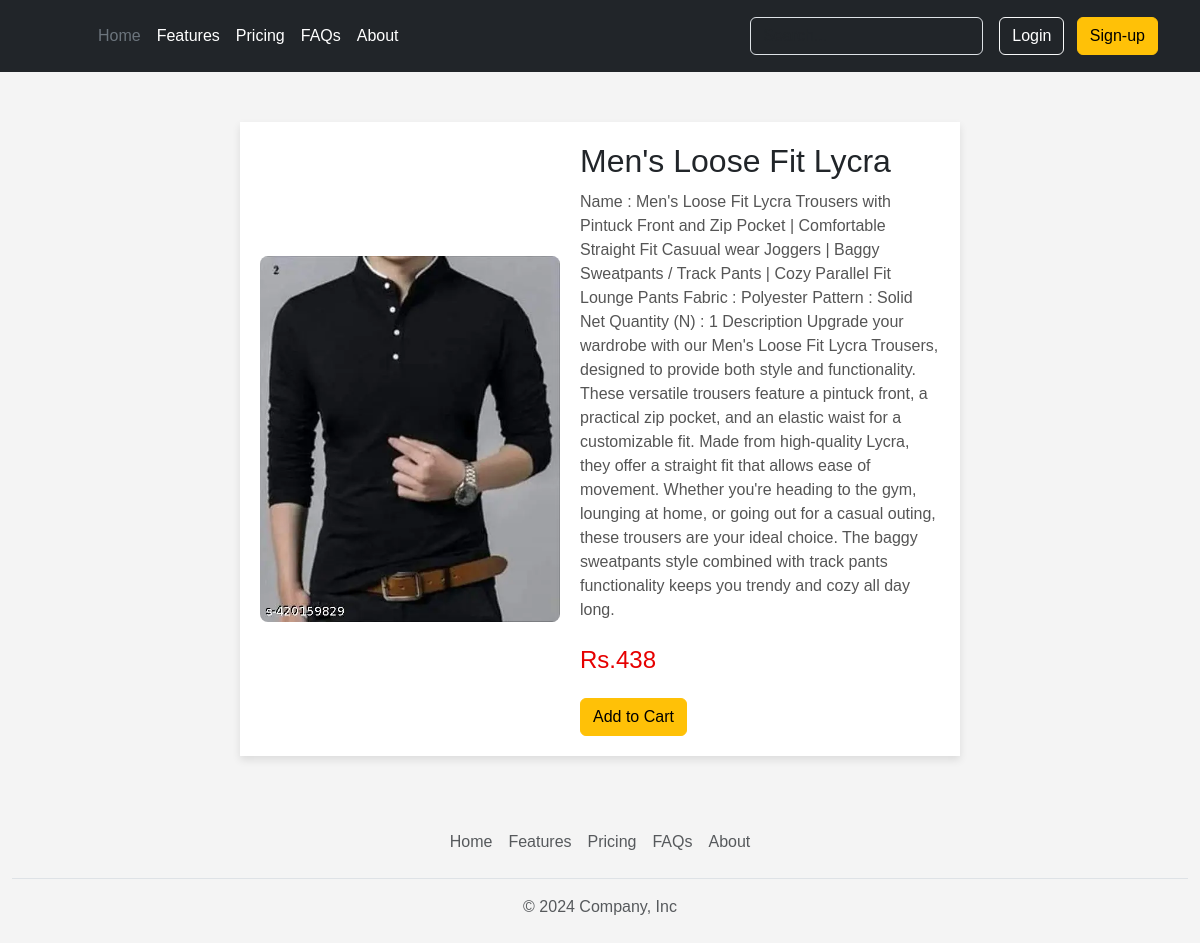
The app's page /description/2/ with its own data.
### mainapp/models.py (models this page shows, shortened)
class Product(models.Model):
    title = models.CharField(max_length=50)
    price = models.IntegerField()
    description = models.TextField()
    image = models.ImageField(upload_to='media')
    size = models.CharField(max_length=10)
    category = models.CharField(choices=CATEGORY_CHOICE,max_length=50)
    is_avaliable = models.BooleanField()

### mainapp/views.py (the view)
# urls.py: path('description/<int:id>/',views.ProductDescription),
def ProductDescription(request,id):
    product = Product.objects.filter(id=id)
    context = {
        'prod':product[0]
    }
    return render(request,'ProductDescription.html',context)

### templates/ProductDescription.html (shortened to what this page needs)
{% extends "index.html" %}
{% block outlet %}
<!DOCTYPE html>
<html lang="en">
<head>
</head>
<body>
    <div class="product-container">
        <div class="product-image">
            <img src="/media/{{prod.image}}" alt="Product Image" width="300">
        </div>
        <div class="product-details">
            <h1 class="product-title">{{prod.title}}</h1>
            <p class="product-description">
               {{prod.description}}
            </p>
            <p class="product-price">Rs.{{prod.price}}</p>
            <button class="btn btn-warning" >
             <a href = "/cart/{{prod.id}}/">Add to Cart</a>
            </button>
        </div>
    </div>
</body>
</html>
{% endblock outlet %}

### templates/ProductDescription.html (style rules this page uses)
body { font-family: Arial, sans-serif; background-color: #f4f4f4; margin: 0; padding: 0; }
.product-container { width: 60%; margin: 50px auto; padding: 20px; background-color: #fff; box-shadow: 0 4px 8px rgba(0, 0, 0, 0.1); display: flex; align-items: center; }
.product-image img { max-width: 100%; height: auto; border-radius: 8px; }
.product-details { margin-left: 20px; flex: 1; }
.product-title { font-size: 2em; margin-bottom: 10px; }
.product-description { font-size: 1em; margin-bottom: 20px; color: #555; }
.product-price { font-size: 1.5em; color: #e60000; margin-bottom: 20px; }
a { text-decoration: none; color:black; }

### records on screen
Product: image (picture), title "Men's Loose Fit Lycra", description "Name : Men's Loose Fit Lycra Trousers with Pintuck Front and Zip Pocket | Comfortable Straight Fit Casuual wear Joggers | Baggy Sweatpants / Track Pants | Cozy Parallel Fit Lounge Pants Fabric : Polyester Pattern : Solid Net Quantity (N) : 1 Description Upgrade your wardrobe with our Men's Loose Fit Lycra Trousers, designed to provide both style and functionality. These versatile trousers feature a pintuck front, a practical zip pocket, and an elastic waist for a customizable fit. Made from high-quality Lycra, they offer a straight fit that allows ease of movement. Whether you're heading to the gym, lounging at home, or going out for a casual outing, these trousers are your ideal choice.…", price "438"
